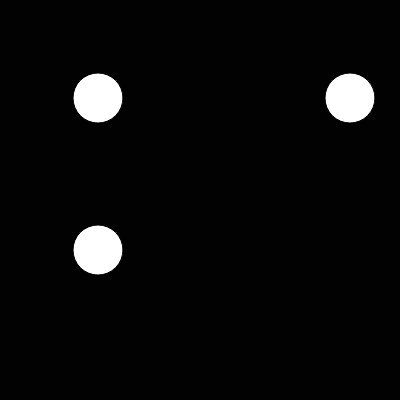
Frame 1 (no input)
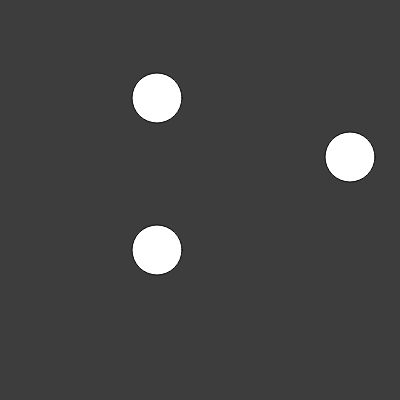
Frame 60 (no input)
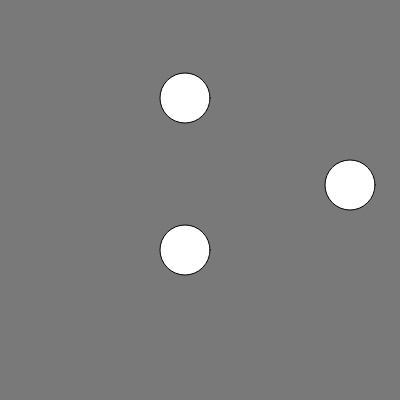
Frame 120 (the mouse pressed at the canvas centre since frame 60)

The p5.js sketch that drew these frames (run headless with seeded random() and noise() and a simulated clock; from frame 60 on, the mouse is pressed at the canvas centre):

// p5.js sketch
// ── sketch.js
var circle_1;
var circle_2;
var circle_3;
var prettyColour;

function setup() {
  createCanvas(400, 400);
  circle_1 = new Circle();
  circle_2 = new Circle();
  circle_3 = new Circle();
  prettyColour = 1;
}

function draw() {
  if (prettyColour < 255) {
    prettyColour = prettyColour + 1;
  } else {
    prettyColour = prettyColour - 255;
  }
  
  background(prettyColour); 
  
  circle_1.draw();
  circle_1.slide();
  
  circle_2.y = 250;
  circle_2.draw();
  circle_2.slide();
  
  circle_3.x = 350;
  circle_3.draw();
  circle_3.bounce();
}

function Circle() {
  this.x = 98;
  this.y = 98;
  this.size = 50;
  this.changeBy = 1;
  this.draw = function() {
    ellipse (this.x, this.y, this.size, this.size);
  };
  this.grow = function() {
    if (this.size < 200) {
      this.size = this.size + 1;
    }
  }
  this.slide = function() {
    if (this.x > 200 || this.x < 25) {
      this.changeBy = 0 - this.changeBy;
    }
    this.x = this.x + this.changeBy;
  }
    this.bounce = function() {
    if (this.y > 200 || this.y < 25) {
      this.changeBy = 0 - this.changeBy;
    }
    this.y = this.y + this.changeBy;
  }
}
